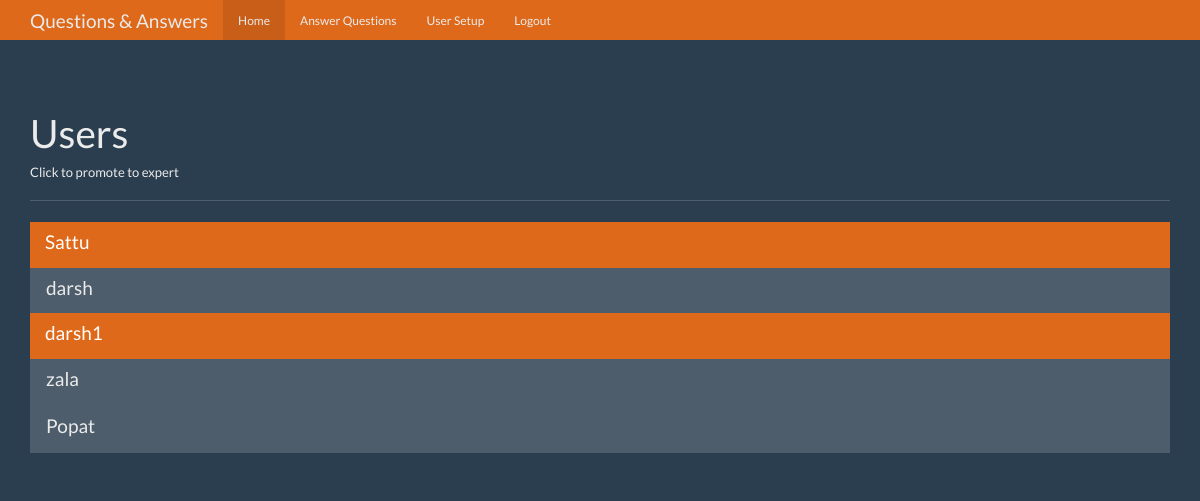
The app's page /users (signed in) with its own data.
### tables this page shows
CREATE TABLE users(
    id integer primary key autoincrement,
    name text not null,
    password text not null,
    expert boolean not null,
    admin boolean not null
);

### app.py (the view)
@app.route('/users')
def users():
    user = get_current_user()
    db = get_db()
    users_cur = db.execute('select id, name, expert, admin from users')
    user_results = users_cur.fetchall()
    return render_template('users.html',user = user,users = user_results)

### app.py (called while the page is built)
def get_current_user():
    user_result = None
    if 'user' in session:
        user = session['user']
        db = get_db()
        cur = db.execute("select id,name,password,expert,admin from users where name = ?",[user])
        user_result = cur.fetchone()
    return user_result

### database.py (called while the page is built)
def connect_db():
    sql = sqlite3.connect('questions.db')
    sql.row_factory = sqlite3.Row
    return sql

def get_db():
    if not hasattr(g,'sqlite_db'):
        g.sqlite_db = connect_db()
    return g.sqlite_db

### templates/users.html (shortened to what this page needs)
<!DOCTYPE html>
<html lang="en">
  <head>
    <link href="{{ url_for('static',filename = 'bootstrap.min.css') }}" rel="stylesheet">
    <link href="{{ url_for('static',filename = 'theme.css') }}" rel="stylesheet">
  </head>
  <body>
    <nav class="navbar navbar-inverse navbar-fixed-top">
      <div class="container">
        <div class="navbar-header">
          <a class="navbar-brand" href="#">Questions & Answers</a>
        </div>
        <div id="navbar" class="navbar-collapse collapse">
          <ul class="nav navbar-nav">
            <li class="active"><a href="{{url_for('index')}}">Home</a></li>
            {% if user and user['expert'] == 1 %}
            <li><a href="{{url_for('unanswered')}}">Answer Questions</a></li>
            {% endif %}
            {% if user and user['admin'] == 1 %}
            <li><a href="{{url_for('users')}}">User Setup</a></li>
            {% endif %}
            {% if user %}
            <li><a href="{{url_for('logout')}}">Logout</a></li>
            {% endif %}
          </ul>
        </div>
      </div>
    </nav>
    <div class="container theme-showcase" role="main">
      <div class="page-header">
        <h1>Users</h1>
        <h6>Click to promote to expert</h6>
      </div>
      <div class="row">
        <div class="col-lg-12">
          <div class="list-group">
            {% for i in users %}
            <a href="{{url_for('promote',user_id = i['id'])}}" class="list-group-item {% if i['expert'] == 1 %} active {% endif %}">
              <h4 class="list-group-item-heading">{{i['name']}}</h4>
            </a>
            {% endfor %}
          </div>
        </div>
      </div>
    </div>
  </body>
</html>

### static/theme.css (style rules this page uses)
body { padding-top: 70px; padding-bottom: 30px; }

### records on screen
users: name "Sattu"
users: name "darsh"
users: name "darsh1"
users: name "zala"
users: name "Popat"
